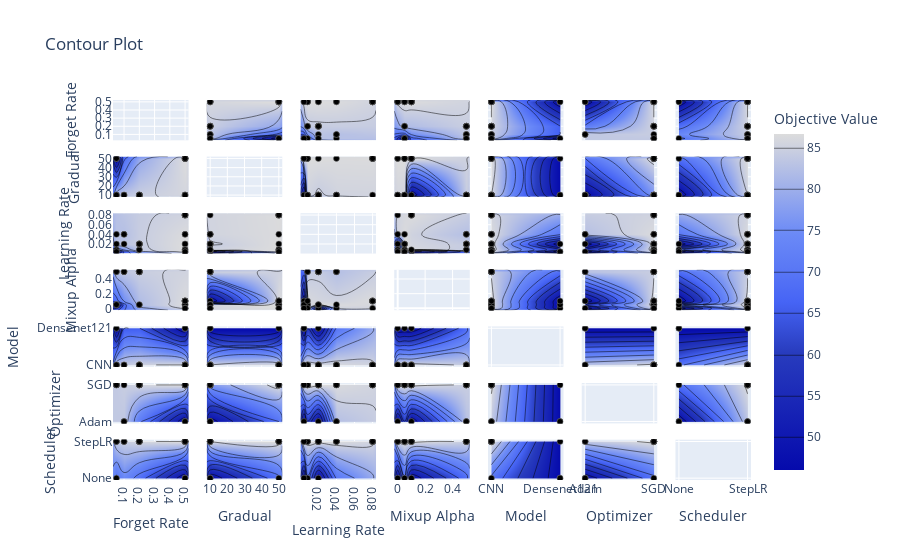

The cell this chart's notebook holds for it:
### Code cell
visualization.plot_contour(study)
